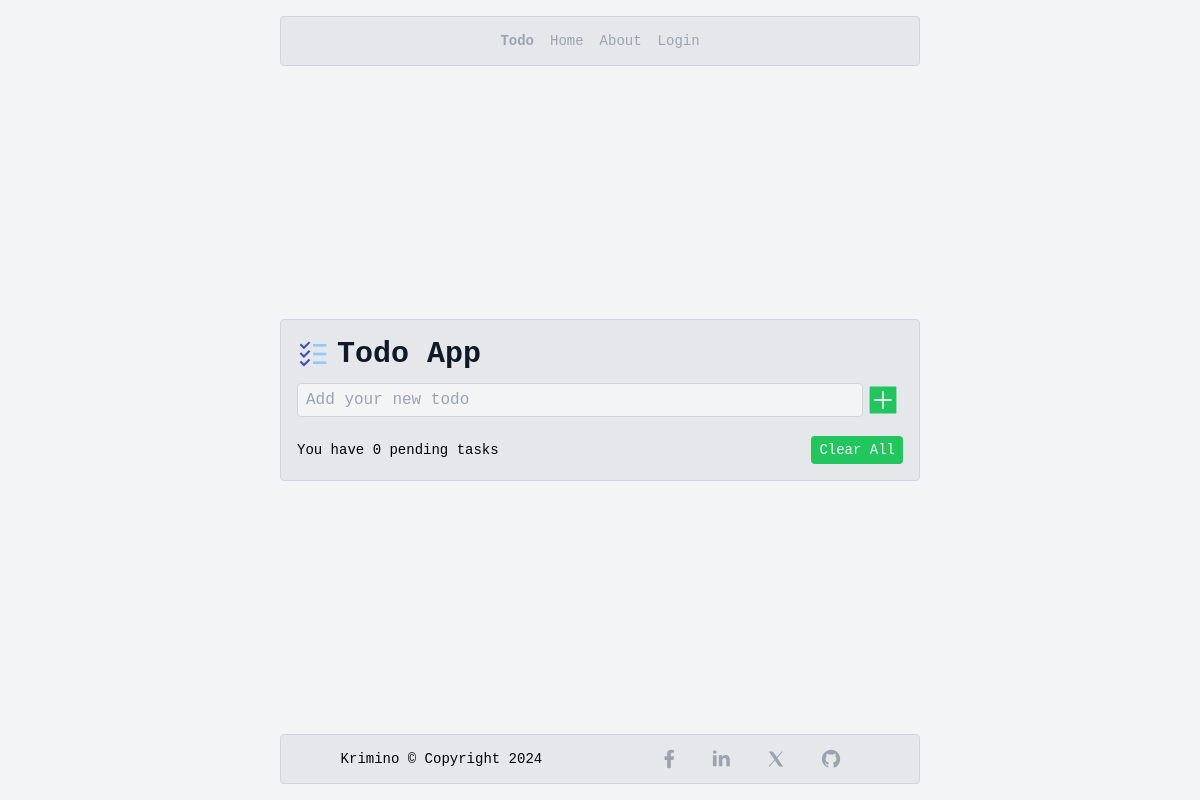
/tasks/, run on an earlier commit of the app's database.
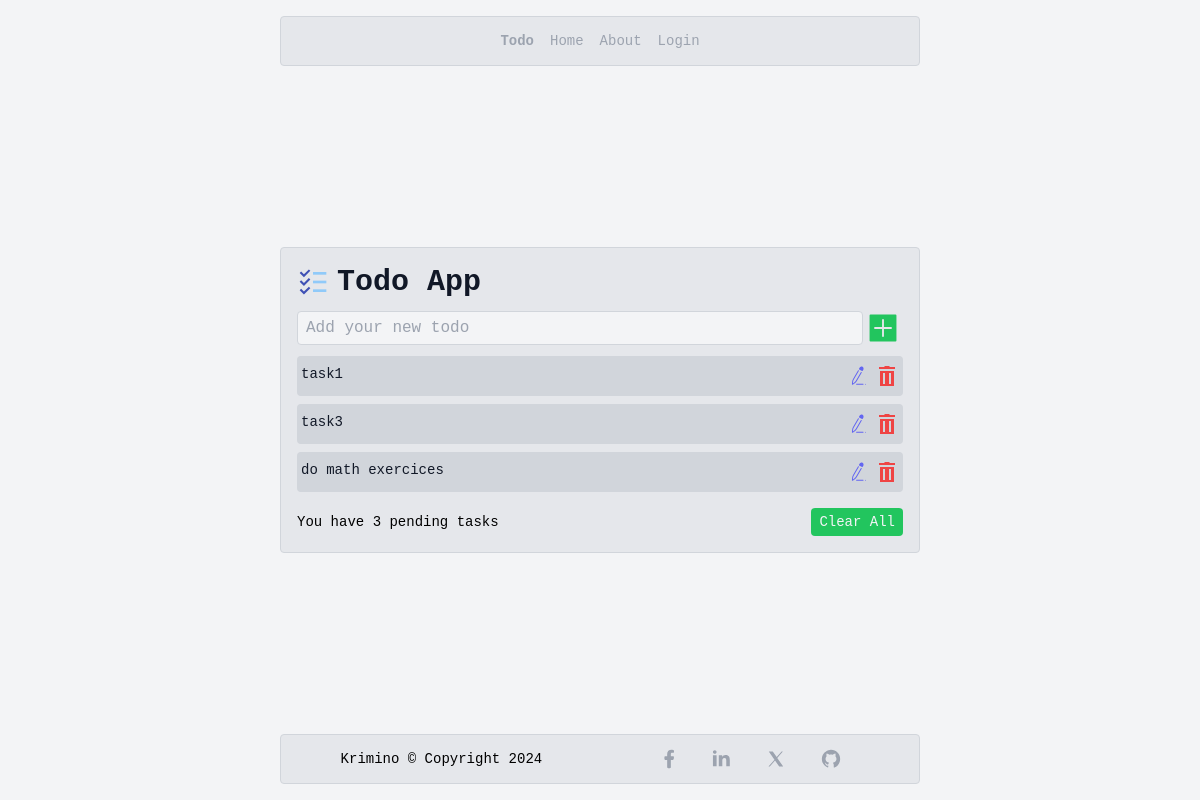
And on a later commit of the database.
### tasks/models.py (models this page shows)
class Task(models.Model):
    STATUS_CHOICES = (
        ('completed', 'completed'),
        ('not completed', 'not completed'),
    )
    title = models.CharField(max_length=250, unique=True)
    description = models.TextField(blank=True, null=True)
    assigned_user = models.ForeignKey(TodoUser, on_delete=models.CASCADE, related_name='tasks')
    created_at = models.DateTimeField(auto_now_add=True)
    status = models.CharField(max_length=13, choices=STATUS_CHOICES, default='not completed')
    def __str__(self):
        return self.title

### tasks/views.py (the view, shortened to what this page needs)
# urls.py: path('', views.display_tasks, name='display-tasks'),
def display_tasks(request):
    tasks = Task.objects.all()
    context = {
        'tasks': tasks,
    }
    return render(request, 'tasks/tasks.html', context)

### tasks/templates/tasks/tasks.html (shortened to what this page needs)
{% extends 'base.html' %}
{% block content %}
    <div class="max-h-full flex-col bg-gray-200 border border-gray-300 rounded p-4 w-full max-w-screen-sm overflow-auto">
        <div class="flex items-center">
            <div class="">
            </div>
            <div class="font-black text-3xl text-gray-900 ml-2">
                Todo App
            </div>
        </div>
        <div class="mt-2">
            <form class="flex items-center" method="post">
                <input type="text" name="title" class="bg-gray-100 border border-gray-300 w-full rounded px-2 py-1" placeholder="Add your new todo">
                <button type="submit">
                    <a href="">
                    </a>
                </button>
            </form>
        </div>
        <div class="flex-col my-2">
            {% for task in tasks %}
                <a href="{% url 'tasks:task-details' task.id %}" class="">
                    <div class="bg-gray-300 text-gray-900 text-sm rounded py-2 px-1 flex justify-between
                    {% if forloop.counter != 1 %}
                        mt-2
                    {% endif %}
                    ">
                            <div class="inline-block">{{ task }}</div>
                            <div class="flex">
                                <a href="{% url 'tasks:edit-task' task.id %}" class="">
                                </a>
                                <a href="{% url 'tasks:delete-task' task.id %}" class="">
                                </a>
                            </div>
                    </div>
                </a>
            {% endfor %}
        </div>
        <div class="flex justify-between items-center mt-4">
            <div class="text-sm">You have {{ tasks.count }} pending task{{ tasks.count|pluralize }}</div>
            <a href="{% url 'tasks:clear-all' %}" class="bg-green-500 text-gray-100 hover:bg-green-700 px-2 py-1 rounded text-center text-sm font-medium">Clear All</a>
        </div>
    </div>
{% endblock %}

### templates/base.html (shortened to what this page needs)
<!DOCTYPE html>
<html lang="en">
<head>
    <script src="https://cdn.tailwindcss.com"></script>
</head>
<body class="bg-gray-100 h-screen flex flex-col items-center justify-center font-mono relative">
    {% include 'partials/navbar.html' %}
    <div class="h-3/4 w-3/4 flex justify-center items-center">
        {% block content %}
        {% endblock %}
    </div>
    {% include 'partials/footer.html' %}
</body>
</html>

### templates/partials/navbar.html
<div class="w-3/4 bg-gray-200 py-3 border border-gray-300 mt-4 rounded flex justify-center absolute top-0 max-w-screen-sm">
    <ul class="flex items-center flex-wrap">
        <li class="px-2">
            <span class="text-sm text-gray-400 font-semibold select-none">Todo</span>
        </li>
        <li class="px-2">
            <a class="text-sm text-gray-400 hover:text-gray-900 select-none" href="{% url 'home:signup' %}">Home</a>
        </li>
        <li class="px-2">
            <a class="text-sm text-gray-400 hover:text-gray-900 select-none" href="{% url 'home:about' %}">About</a>
        </li>
        <li class="px-2">
            {% if user.is_authenticated %}
                <a class="text-sm text-gray-400 hover:text-gray-900 select-none" href="#">Logout</a>
            {% else %}
                <a class="text-sm text-gray-400 hover:text-gray-900 select-none" href="{% url 'home:login' %}">Login</a>
            {% endif %}
        </li>
    </ul>
</div>

### templates/partials/footer.html (shortened to what this page needs)
<div class="w-3/4 bg-gray-200 border border-gray-300 rounded sm:flex sm:justify-around py-3 px-2 text-xs sm:text-sm justify-center absolute bottom-0 my-4 max-w-screen-sm">
    <div class="flex justify-center items-center">
        <p>
            <span>Krimino</span>
            &copy; Copyright 2024
        </p>
    </div>
    <div class="flex justify-center items-center flex-wrap">
        <a class="px-3" href="https://www.facebook.com/profile.php?id=100033089570196&mibextid=ZbWKwL" target="_blank">
        </a>
        <a class="px-4" href="https://www.linkedin.com/in/ayoub-krimi-b272b5219/" target="_blank">
        </a>
        <a class="px-4" href="https://twitter.com/ayoub_krimino" target="_blank">
        </a>
        <a class="px-4" href="https://github.com/AyKrimino" target="_blank">
        </a>
    </div>
</div>

What changed in the data, as far as the page shows it:
added Task: title "task1"
added Task: title "task3"
added Task: title "do math exercices"
Also different on the page:
{{ tasks.count }}: "0" → "3"
